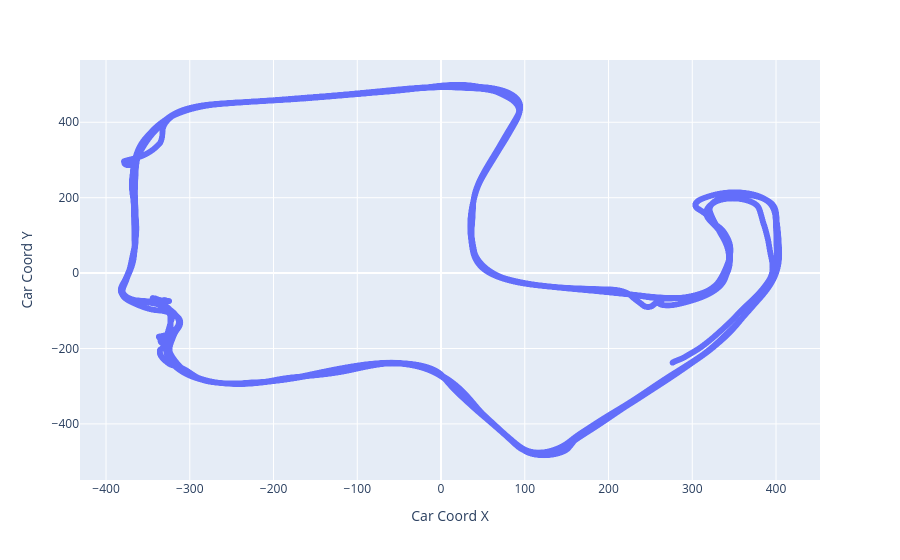

Notebook code for this chart:
### Code cell
df.to_csv("ac_coords.csv")
fig = px.scatter(df, x="Car Coord X", y="Car Coord Y")
fig

### Figure 1 — Plotly figure (JSON) as saved in the notebook; plotly's stock layout.template omitted (floating-point values rounded to 4 significant figures; data arrays with more than 128 entries replaced by an {"elided": "..."} marker saying what was removed)
{"data": [{"hovertemplate": "Car Coord X=%{x}<br>Car Coord Y=%{y}<extra></extra>", "legendgroup": "", "marker": {"color": "#636efa", "symbol": "circle"}, "mode": "markers", "name": "", "showlegend": false, "type": "scattergl", "x": {"elided": "10462 float values"}, "xaxis": "x", "y": {"elided": "10462 float values"}, "yaxis": "y"}], "layout": {"legend": {"tracegroupgap": 0}, "margin": {"t": 60}, "xaxis": {"anchor": "y", "domain": [0, 1], "title": {"text": "Car Coord X"}}, "yaxis": {"anchor": "x", "domain": [0, 1], "title": {"text": "Car Coord Y"}}}}
